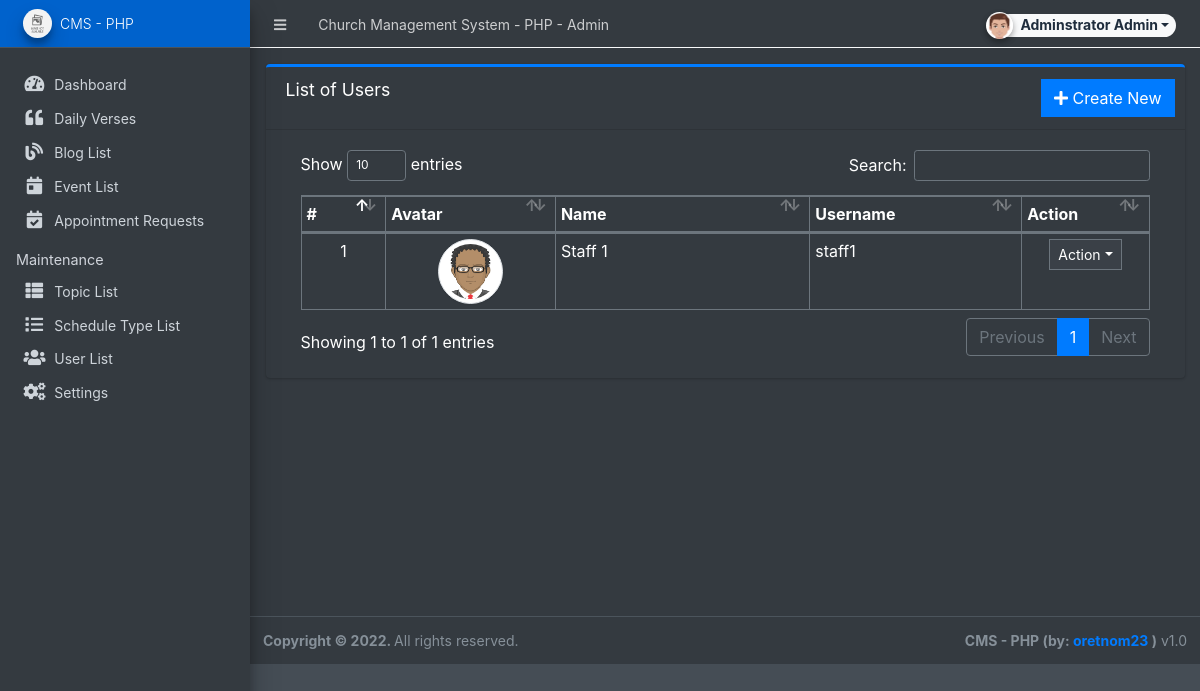
Page /admin/?page=user/list (signed in) on the committed database.
### tables this page shows
CREATE TABLE `users` (
  `id` int(50) NOT NULL,
  `firstname` varchar(250) NOT NULL,
  `lastname` varchar(250) NOT NULL,
  `username` text NOT NULL,
  `password` text NOT NULL,
  `avatar` text DEFAULT NULL,
  `last_login` datetime DEFAULT NULL,
  `type` tinyint(1) NOT NULL DEFAULT 0,
  `date_added` datetime NOT NULL DEFAULT current_timestamp(),
  `date_updated` datetime DEFAULT NULL ON UPDATE current_timestamp()
);

### classes/DBConnection.php (called while the page is built, shortened)
<?php
class DBConnection{
    private $host = DB_SERVER;
    private $username = DB_USERNAME;
    private $password = DB_PASSWORD;
    private $database = DB_NAME;
    public $conn;
    public function __construct(){
        if (!isset($this->conn)) {
            $this->conn = new mysqli($this->host, $this->username, $this->password, $this->database);
        }
    }
}
?>

### classes/SystemSettings.php (called while the page is built, shortened)
<?php
class SystemSettings extends DBConnection{
	function userdata($field = ''){
		if(!empty($field)){
			if(isset($_SESSION['userdata'][$field]))
				return $_SESSION['userdata'][$field];
			else
				return null;
		}else{
			return false;
		}
	}
}
$_settings = new SystemSettings();
?>

### config.php (called while the page is built, shortened)
<?php
require_once('classes/DBConnection.php');
require_once('classes/SystemSettings.php');
function validate_image($file){
	if(!empty($file)){
		if(is_file(base_app.$file)){
			return base_url.$file;
		}else{
			return base_url.'dist/img/no-image-available.png';
		}
	}else{
		return base_url.'dist/img/no-image-available.png';
	}
}
?>

### admin/user/list.php (the view, shortened to what this page needs)
<div class="card card-outline card-primary">
	<div class="card-header">
		<h3 class="card-title">List of Users</h3>
		<div class="card-tools">
			<a href="?page=user/manage_user" class="btn btn-flat btn-primary"><span class="fas fa-plus"></span>  Create New</a>
		</div>
	</div>
	<div class="card-body">
		<div class="container-fluid">
        <div class="container-fluid">
			<table class="table table-bordered table-stripped">
				<colgroup>
					<col width="10%">
					<col width="20%">
					<col width="30%">
					<col width="25%">
					<col width="15%">
				</colgroup>
				<thead>
					<tr>
						<th>#</th>
						<th>Avatar</th>
						<th>Name</th>
						<th>Username</th>
						<th>Action</th>
					</tr>
				</thead>
				<tbody>
					<?php
					$i = 1;
						$qry = $conn->query("SELECT *,concat(firstname,' ',lastname) as name from `users` where id != '1' and id != '{$_settings->userdata('id')}' order by concat(firstname,' ',lastname) asc ");
						while($row = $qry->fetch_assoc()):
					?>
						<tr>
							<td class="text-center"><?php echo $i++; ?></td>
							<td class="text-center"><img src="<?php echo validate_image($row['avatar']) ?>" class="img-avatar img-thumbnail" alt="user_avatar"></td>
							<td><?php echo ucwords($row['name']) ?></td>
							<td ><p class="m-0 truncate-1"><?php echo $row['username'] ?></p></td>
							<td align="center">
								 <button type="button" class="btn btn-flat btn-default btn-sm dropdown-toggle dropdown-icon" data-toggle="dropdown">
				                  		Action
				                  </button>
							</td>
						</tr>
					<?php endwhile; ?>
				</tbody>
			</table>
		</div>
		</div>
	</div>
</div>

### admin/user/list.php (style rules this page uses)
.img-avatar { width:65px; height:65px; object-fit:cover; object-position:center center; border-radius:100%; }

### rows in the picture
users: avatar (picture), name "Staff 1", username "staff1"

### other values in the picture
$_settings->info('name') "Church Management System - PHP"
$_settings->userdata('firstname').' '.$_settings->userdata('lastname') "Adminstrator Admin"
$_settings->info('short_name') "CMS - PHP"
